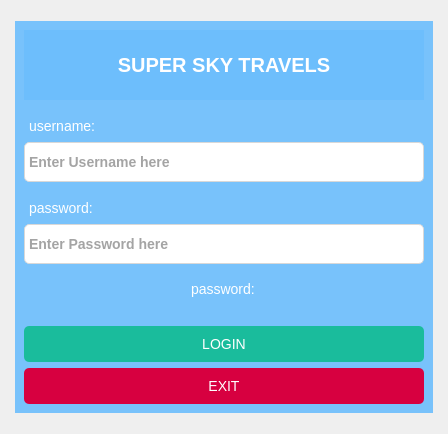
<?xml version="1.0" encoding="UTF-8"?>
<ui version="4.0">
 <class>LoginWindow</class>
 <widget class="QMainWindow" name="LoginWindow">
  <property name="geometry">
   <rect>
    <x>0</x>
    <y>0</y>
    <width>448</width>
    <height>434</height>
   </rect>
  </property>
  <property name="windowTitle">
   <string>MainWindow</string>
  </property>
  <property name="styleSheet">
   <string notr="true">
            font-size: 14px;
background-color:rrgba(68, 150, 231, 237);</string>
  </property>
  <widget class="QWidget" name="centralwidget">
   <layout class="QVBoxLayout" name="verticalLayout">
    <item alignment="Qt::AlignHCenter|Qt::AlignVCenter">
     <widget class="QWidget" name="widget" native="true">
      <property name="styleSheet">
       <string notr="true">
background-color:rgba(85, 181, 255, 196);
            font-size: 14px; 
padding:2px;</string>
      </property>
      <layout class="QVBoxLayout" name="verticalLayout_2">
       <item alignment="Qt::AlignHCenter">
        <widget class="QLabel" name="label_18">
         <property name="minimumSize">
          <size>
           <width>400</width>
           <height>70</height>
          </size>
         </property>
         <property name="maximumSize">
          <size>
           <width>16777215</width>
           <height>16777215</height>
          </size>
         </property>
         <property name="font">
          <font>
           <pointsize>-1</pointsize>
           <weight>75</weight>
           <bold>true</bold>
          </font>
         </property>
         <property name="styleSheet">
          <string notr="true">COLOR:white;
background-color:rgba(89, 183, 255, 84);
font-size: 20px;</string>
         </property>
         <property name="text">
          <string>SUPER SKY TRAVELS</string>
         </property>
         <property name="alignment">
          <set>Qt::AlignCenter</set>
         </property>
        </widget>
       </item>
       <item>
        <widget class="QLabel" name="label_24">
         <property name="minimumSize">
          <size>
           <width>0</width>
           <height>30</height>
          </size>
         </property>
         <property name="maximumSize">
          <size>
           <width>100</width>
           <height>20</height>
          </size>
         </property>
         <property name="styleSheet">
          <string notr="true"> margin-top: 5px;
            margin-bottom: 5px;
            color: #4A4A4A;
COLOR:white;
background-color:rgba(89, 183, 255, 0);</string>
         </property>
         <property name="text">
          <string>username:</string>
         </property>
        </widget>
       </item>
       <item>
        <widget class="QLineEdit" name="textBox_username">
         <property name="minimumSize">
          <size>
           <width>0</width>
           <height>40</height>
          </size>
         </property>
         <property name="font">
          <font>
           <pointsize>-1</pointsize>
           <weight>75</weight>
           <bold>true</bold>
          </font>
         </property>
         <property name="styleSheet">
          <string notr="true"> padding: 2px;
            border: 1px solid #D8D8D8;
            border-radius: 5px;
            background-color: white;
            color: #4A4A4A;</string>
         </property>
         <property name="echoMode">
          <enum>QLineEdit::Normal</enum>
         </property>
         <property name="placeholderText">
          <string>Enter Username here</string>
         </property>
        </widget>
       </item>
       <item>
        <widget class="QLabel" name="label_25">
         <property name="minimumSize">
          <size>
           <width>0</width>
           <height>30</height>
          </size>
         </property>
         <property name="maximumSize">
          <size>
           <width>100</width>
           <height>20</height>
          </size>
         </property>
         <property name="styleSheet">
          <string notr="true"> margin-top: 5px;
            margin-bottom: 5px;
            color: #4A4A4A;
COLOR:white;
background-color:rgba(89, 183, 255, 0);</string>
         </property>
         <property name="text">
          <string>password:</string>
         </property>
        </widget>
       </item>
       <item>
        <widget class="QLineEdit" name="textBox_password">
         <property name="minimumSize">
          <size>
           <width>0</width>
           <height>40</height>
          </size>
         </property>
         <property name="font">
          <font>
           <pointsize>-1</pointsize>
           <weight>75</weight>
           <bold>true</bold>
          </font>
         </property>
         <property name="styleSheet">
          <string notr="true"> padding: 2px;
            border: 1px solid #D8D8D8;
            border-radius: 5px;
            background-color: white;
            color: #4A4A4A;</string>
         </property>
         <property name="echoMode">
          <enum>QLineEdit::Password</enum>
         </property>
         <property name="placeholderText">
          <string>Enter Password here</string>
         </property>
        </widget>
       </item>
       <item alignment="Qt::AlignHCenter">
        <widget class="QLabel" name="messagelabel">
         <property name="minimumSize">
          <size>
           <width>0</width>
           <height>30</height>
          </size>
         </property>
         <property name="maximumSize">
          <size>
           <width>100</width>
           <height>20</height>
          </size>
         </property>
         <property name="styleSheet">
          <string notr="true"> margin-top: 2px;
            margin-bottom: 5px;
            color: #4A4A4A;
COLOR:white;
background-color:rgba(89, 183, 255, 0);</string>
         </property>
         <property name="text">
          <string>password:</string>
         </property>
        </widget>
       </item>
       <item>
        <widget class="QPushButton" name="pushButton_login">
         <property name="minimumSize">
          <size>
           <width>0</width>
           <height>0</height>
          </size>
         </property>
         <property name="maximumSize">
          <size>
           <width>16777215</width>
           <height>16777215</height>
          </size>
         </property>
         <property name="font">
          <font>
           <family>Nirmala UI</family>
           <pointsize>-1</pointsize>
          </font>
         </property>
         <property name="cursor">
          <cursorShape>PointingHandCursor</cursorShape>
         </property>
         <property name="styleSheet">
          <string notr="true">QPushButton{
background-color: #1ABC9C;
            color: white;
            border: none;
            border-radius: 5px;
            padding: 10px;
            margin-top: 20px;
}
QPushButton:hover{
    background-color: #43987C ;
}</string>
         </property>
         <property name="text">
          <string>LOGIN</string>
         </property>
        </widget>
       </item>
       <item>
        <widget class="QPushButton" name="pushButton_exit">
         <property name="minimumSize">
          <size>
           <width>150</width>
           <height>0</height>
          </size>
         </property>
         <property name="maximumSize">
          <size>
           <width>16777215</width>
           <height>16777215</height>
          </size>
         </property>
         <property name="font">
          <font>
           <family>Nirmala UI</family>
           <pointsize>-1</pointsize>
          </font>
         </property>
         <property name="cursor">
          <cursorShape>PointingHandCursor</cursorShape>
         </property>
         <property name="styleSheet">
          <string notr="true">
QPushButton{ 
    background-color: #D70040;
    color: white;
    padding: 5px; 
            border: none;
            border-radius: 5px;
            padding: 10px; 
}

QPushButton:hover{
    background-color: #811331 ;
}

QPushButton:pressed{
    background-color: #00background-color: #1ABC9C;
            color: white;
            border: none;
            border-radius: 5px;
            padding: 10px;
            margin-top: 2background-color: #1ABC9C;
            color: white;
            border: none;
            border-radius: 5px;
            padding: 10px;
            margin-top: 20px;0px;50b3;
}</string>
         </property>
         <property name="text">
          <string>EXIT</string>
         </property>
        </widget>
       </item>
      </layout>
     </widget>
    </item>
   </layout>
  </widget>
 </widget>
 <resources/>
 <connections/>
</ui>
